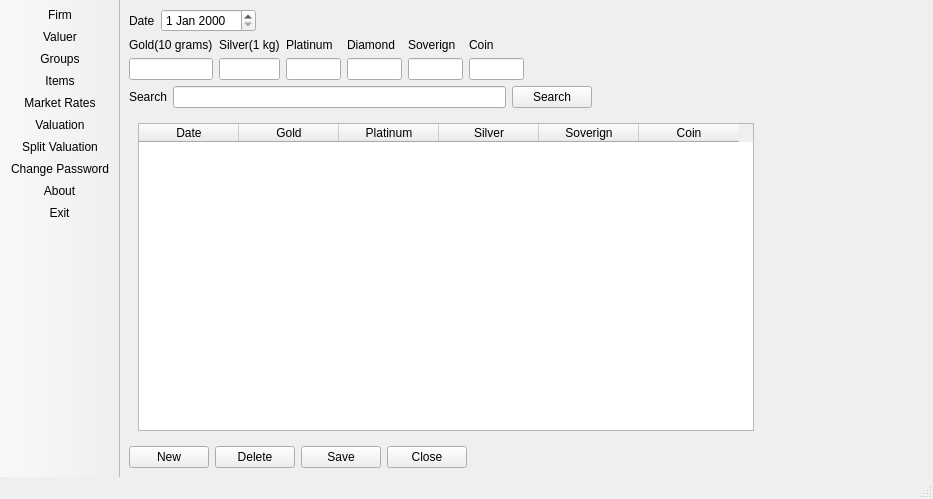
<?xml version="1.0" encoding="UTF-8"?>
<ui version="4.0">
 <class>MainWindow</class>
 <widget class="QMainWindow" name="MainWindow">
  <property name="geometry">
   <rect>
    <x>0</x>
    <y>0</y>
    <width>933</width>
    <height>499</height>
   </rect>
  </property>
  <property name="windowTitle">
   <string>MainWindow</string>
  </property>
  <widget class="QWidget" name="centralwidget">
   <layout class="QHBoxLayout" name="horizontalLayout_5">
    <item>
     <layout class="QVBoxLayout" name="verticalLayout_7">
      <item>
       <layout class="QHBoxLayout" name="horizontalLayout">
        <item>
         <widget class="QLabel" name="label">
          <property name="text">
           <string>Date</string>
          </property>
         </widget>
        </item>
        <item>
         <widget class="QDateEdit" name="dateEdit"/>
        </item>
        <item>
         <spacer name="horizontalSpacer">
          <property name="orientation">
           <enum>Qt::Horizontal</enum>
          </property>
          <property name="sizeHint" stdset="0">
           <size>
            <width>40</width>
            <height>20</height>
           </size>
          </property>
         </spacer>
        </item>
       </layout>
      </item>
      <item>
       <layout class="QHBoxLayout" name="horizontalLayout_2">
        <item>
         <layout class="QVBoxLayout" name="verticalLayout">
          <item>
           <widget class="QLabel" name="label_4">
            <property name="text">
             <string>Gold(10 grams)</string>
            </property>
           </widget>
          </item>
          <item>
           <widget class="QLineEdit" name="lineEdit_2"/>
          </item>
         </layout>
        </item>
        <item>
         <layout class="QVBoxLayout" name="verticalLayout_6">
          <item>
           <widget class="QLabel" name="label_8">
            <property name="text">
             <string>Silver(1 kg)</string>
            </property>
           </widget>
          </item>
          <item>
           <widget class="QLineEdit" name="lineEdit_7"/>
          </item>
         </layout>
        </item>
        <item>
         <layout class="QVBoxLayout" name="verticalLayout_5">
          <item>
           <widget class="QLabel" name="label_7">
            <property name="text">
             <string>Platinum</string>
            </property>
           </widget>
          </item>
          <item>
           <widget class="QLineEdit" name="lineEdit_6"/>
          </item>
         </layout>
        </item>
        <item>
         <layout class="QVBoxLayout" name="verticalLayout_2">
          <item>
           <widget class="QLabel" name="label_3">
            <property name="text">
             <string>Diamond</string>
            </property>
           </widget>
          </item>
          <item>
           <widget class="QLineEdit" name="lineEdit_3"/>
          </item>
         </layout>
        </item>
        <item>
         <layout class="QVBoxLayout" name="verticalLayout_4">
          <item>
           <widget class="QLabel" name="label_6">
            <property name="text">
             <string>Soverign</string>
            </property>
           </widget>
          </item>
          <item>
           <widget class="QLineEdit" name="lineEdit_5"/>
          </item>
         </layout>
        </item>
        <item>
         <layout class="QVBoxLayout" name="verticalLayout_3">
          <item>
           <widget class="QLabel" name="label_5">
            <property name="text">
             <string>Coin</string>
            </property>
           </widget>
          </item>
          <item>
           <widget class="QLineEdit" name="lineEdit_4"/>
          </item>
         </layout>
        </item>
        <item>
         <spacer name="horizontalSpacer_6">
          <property name="orientation">
           <enum>Qt::Horizontal</enum>
          </property>
          <property name="sizeType">
           <enum>QSizePolicy::Fixed</enum>
          </property>
          <property name="sizeHint" stdset="0">
           <size>
            <width>400</width>
            <height>20</height>
           </size>
          </property>
         </spacer>
        </item>
       </layout>
      </item>
      <item>
       <layout class="QHBoxLayout" name="horizontalLayout_3">
        <item>
         <widget class="QLabel" name="label_2">
          <property name="text">
           <string>Search</string>
          </property>
         </widget>
        </item>
        <item>
         <widget class="QLineEdit" name="lineEdit_8"/>
        </item>
        <item>
         <widget class="QPushButton" name="pushButton_5">
          <property name="text">
           <string>Search</string>
          </property>
         </widget>
        </item>
        <item>
         <spacer name="horizontalSpacer_2">
          <property name="orientation">
           <enum>Qt::Horizontal</enum>
          </property>
          <property name="sizeHint" stdset="0">
           <size>
            <width>40</width>
            <height>20</height>
           </size>
          </property>
         </spacer>
        </item>
       </layout>
      </item>
      <item>
       <widget class="QFrame" name="frame">
        <property name="frameShape">
         <enum>QFrame::NoFrame</enum>
        </property>
        <property name="frameShadow">
         <enum>QFrame::Raised</enum>
        </property>
        <layout class="QHBoxLayout" name="horizontalLayout_6">
         <item>
          <widget class="QTableWidget" name="tableWidget">
           <property name="sizePolicy">
            <sizepolicy hsizetype="Fixed" vsizetype="Expanding">
             <horstretch>0</horstretch>
             <verstretch>0</verstretch>
            </sizepolicy>
           </property>
           <property name="sizeAdjustPolicy">
            <enum>QAbstractScrollArea::AdjustToContents</enum>
           </property>
           <property name="alternatingRowColors">
            <bool>true</bool>
           </property>
           <property name="showGrid">
            <bool>false</bool>
           </property>
           <attribute name="horizontalHeaderCascadingSectionResizes">
            <bool>true</bool>
           </attribute>
           <attribute name="horizontalHeaderStretchLastSection">
            <bool>false</bool>
           </attribute>
           <attribute name="verticalHeaderVisible">
            <bool>false</bool>
           </attribute>
           <attribute name="verticalHeaderHighlightSections">
            <bool>false</bool>
           </attribute>
           <column>
            <property name="text">
             <string>Date</string>
            </property>
           </column>
           <column>
            <property name="text">
             <string>Gold</string>
            </property>
           </column>
           <column>
            <property name="text">
             <string>Platinum</string>
            </property>
           </column>
           <column>
            <property name="text">
             <string>Silver</string>
            </property>
           </column>
           <column>
            <property name="text">
             <string>Soverign</string>
            </property>
           </column>
           <column>
            <property name="text">
             <string>Coin</string>
            </property>
           </column>
          </widget>
         </item>
         <item>
          <spacer name="horizontalSpacer_5">
           <property name="orientation">
            <enum>Qt::Horizontal</enum>
           </property>
           <property name="sizeType">
            <enum>QSizePolicy::Expanding</enum>
           </property>
           <property name="sizeHint" stdset="0">
            <size>
             <width>525</width>
             <height>20</height>
            </size>
           </property>
          </spacer>
         </item>
        </layout>
       </widget>
      </item>
      <item>
       <layout class="QHBoxLayout" name="horizontalLayout_4">
        <item>
         <widget class="QPushButton" name="pushButton">
          <property name="text">
           <string>New</string>
          </property>
         </widget>
        </item>
        <item>
         <widget class="QPushButton" name="pushButton_2">
          <property name="text">
           <string>Delete</string>
          </property>
         </widget>
        </item>
        <item>
         <widget class="QPushButton" name="pushButton_3">
          <property name="text">
           <string>Save</string>
          </property>
         </widget>
        </item>
        <item>
         <widget class="QPushButton" name="pushButton_4">
          <property name="text">
           <string>Close</string>
          </property>
         </widget>
        </item>
        <item>
         <spacer name="horizontalSpacer_3">
          <property name="orientation">
           <enum>Qt::Horizontal</enum>
          </property>
          <property name="sizeHint" stdset="0">
           <size>
            <width>40</width>
            <height>20</height>
           </size>
          </property>
         </spacer>
        </item>
       </layout>
      </item>
     </layout>
    </item>
    <item>
     <spacer name="horizontalSpacer_4">
      <property name="orientation">
       <enum>Qt::Horizontal</enum>
      </property>
      <property name="sizeHint" stdset="0">
       <size>
        <width>40</width>
        <height>20</height>
       </size>
      </property>
     </spacer>
    </item>
   </layout>
  </widget>
  <widget class="QMenuBar" name="menubar">
   <property name="geometry">
    <rect>
     <x>0</x>
     <y>0</y>
     <width>933</width>
     <height>22</height>
    </rect>
   </property>
  </widget>
  <widget class="QStatusBar" name="statusbar"/>
  <widget class="QToolBar" name="toolBar">
   <property name="windowTitle">
    <string>toolBar</string>
   </property>
   <property name="movable">
    <bool>false</bool>
   </property>
   <attribute name="toolBarArea">
    <enum>LeftToolBarArea</enum>
   </attribute>
   <attribute name="toolBarBreak">
    <bool>false</bool>
   </attribute>
   <addaction name="actionFirm"/>
   <addaction name="actionValuer"/>
   <addaction name="actionGroups"/>
   <addaction name="actionItems"/>
   <addaction name="actionMarket_Rates"/>
   <addaction name="actionValuation"/>
   <addaction name="actionSplit_Valuation"/>
   <addaction name="actionChange_Password"/>
   <addaction name="actionAbout"/>
   <addaction name="actionExit"/>
  </widget>
  <action name="actionFirm">
   <property name="icon">
    <iconset resource="toolbar.qrc">
     <normaloff>:/icons/icons8-organization-50.png</normaloff>:/icons/icons8-organization-50.png</iconset>
   </property>
   <property name="text">
    <string>Firm</string>
   </property>
   <property name="toolTip">
    <string>Firm</string>
   </property>
   <property name="shortcut">
    <string>Alt+F</string>
   </property>
  </action>
  <action name="actionValuer">
   <property name="icon">
    <iconset resource="toolbar.qrc">
     <normaloff>:/icons/icons8-user-50.png</normaloff>:/icons/icons8-user-50.png</iconset>
   </property>
   <property name="text">
    <string>Valuer</string>
   </property>
   <property name="toolTip">
    <string>Valuer</string>
   </property>
   <property name="shortcut">
    <string>Alt+V</string>
   </property>
  </action>
  <action name="actionGroups">
   <property name="icon">
    <iconset resource="toolbar.qrc">
     <normaloff>:/icons/icons8-list-50.png</normaloff>:/icons/icons8-list-50.png</iconset>
   </property>
   <property name="text">
    <string>Groups</string>
   </property>
   <property name="toolTip">
    <string>Groups</string>
   </property>
   <property name="shortcut">
    <string>Alt+G</string>
   </property>
  </action>
  <action name="actionItems">
   <property name="icon">
    <iconset resource="toolbar.qrc">
     <normaloff>:/icons/icons8-ring-50.png</normaloff>:/icons/icons8-ring-50.png</iconset>
   </property>
   <property name="text">
    <string>Items</string>
   </property>
   <property name="toolTip">
    <string>Items</string>
   </property>
   <property name="shortcut">
    <string>Alt+I</string>
   </property>
  </action>
  <action name="actionMarket_Rates">
   <property name="icon">
    <iconset resource="toolbar.qrc">
     <normaloff>:/icons/icons8-us-dollar-50.png</normaloff>:/icons/icons8-us-dollar-50.png</iconset>
   </property>
   <property name="text">
    <string>Market Rates</string>
   </property>
   <property name="toolTip">
    <string>Market Rates</string>
   </property>
   <property name="shortcut">
    <string>Alt+M</string>
   </property>
  </action>
  <action name="actionValuation">
   <property name="icon">
    <iconset resource="toolbar.qrc">
     <normaloff>:/icons/icons8-contract-50.png</normaloff>:/icons/icons8-contract-50.png</iconset>
   </property>
   <property name="text">
    <string>Valuation</string>
   </property>
   <property name="toolTip">
    <string>Valuation</string>
   </property>
   <property name="shortcut">
    <string>Alt+A</string>
   </property>
  </action>
  <action name="actionChange_Password">
   <property name="icon">
    <iconset resource="toolbar.qrc">
     <normaloff>:/icons/icons8-password-50.png</normaloff>:/icons/icons8-password-50.png</iconset>
   </property>
   <property name="text">
    <string>Change Password</string>
   </property>
   <property name="toolTip">
    <string>Change Password</string>
   </property>
   <property name="shortcut">
    <string>Alt+P</string>
   </property>
  </action>
  <action name="actionAbout">
   <property name="icon">
    <iconset resource="toolbar.qrc">
     <normaloff>:/icons/icons8-about-50.png</normaloff>:/icons/icons8-about-50.png</iconset>
   </property>
   <property name="text">
    <string>About</string>
   </property>
   <property name="toolTip">
    <string>About</string>
   </property>
   <property name="shortcut">
    <string>Alt+B</string>
   </property>
  </action>
  <action name="actionExit">
   <property name="icon">
    <iconset resource="toolbar.qrc">
     <normaloff>:/icons/icons8-exit-50.png</normaloff>:/icons/icons8-exit-50.png</iconset>
   </property>
   <property name="text">
    <string>Exit</string>
   </property>
   <property name="toolTip">
    <string>Exit</string>
   </property>
   <property name="shortcut">
    <string>Esc</string>
   </property>
  </action>
  <action name="actionSplit_Valuation">
   <property name="icon">
    <iconset resource="../../Evaluation Report Software/Valuation Main/toolbar.qrc">
     <normaloff>:/icons/icons8-separate-document-50.png</normaloff>:/icons/icons8-separate-document-50.png</iconset>
   </property>
   <property name="text">
    <string>Split Valuation</string>
   </property>
  </action>
 </widget>
 <resources>
  <include location="toolbar.qrc"/>
  <include location="../../Evaluation Report Software/Valuation Main/toolbar.qrc"/>
 </resources>
 <connections/>
</ui>
